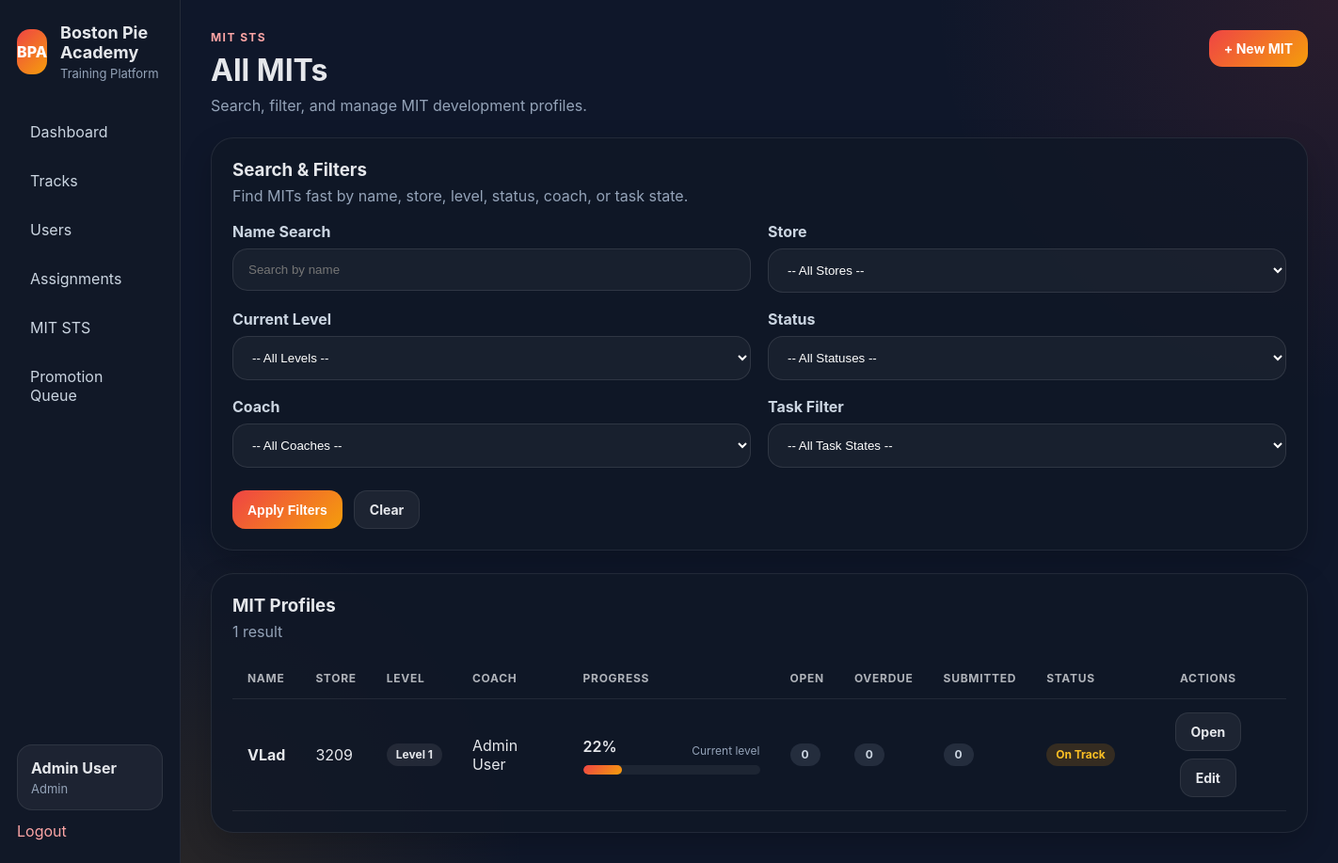
The page /mit-sts/mits (signed in) on the database its author committed.
### app/models.py (models this page shows, shortened)
class User(UserMixin, db.Model):
    __tablename__ = "users"
    id = db.Column(db.Integer, primary_key=True)
    name = db.Column(db.String(120), nullable=False)
    username = db.Column(db.String(80), unique=True, nullable=False)
    password_hash = db.Column(db.String(255), nullable=False)
    role = db.Column(db.String(50), nullable=False, default="tm")
    store_number = db.Column(db.String(20), nullable=True)
    is_active_user = db.Column(db.Boolean, default=True)
    created_at = db.Column(db.DateTime, default=datetime.utcnow)
    progress_records = db.relationship(
        "LessonProgress",
        backref="user",
        cascade="all, delete-orphan",
        lazy=True
    )
    assignments = db.relationship(
        "TrackAssignment",
        foreign_keys="TrackAssignment.user_id",
        backref="user",
        cascade="all, delete-orphan",
        lazy=True
    )
    assigned_tracks_created = db.relationship(
        "TrackAssignment",
        foreign_keys="TrackAssignment.assigned_by_user_id",
        backref="assigned_by_user",
        lazy=True
    )
    quiz_attempts = db.relationship(
        "QuizAttempt",
        backref="user",
        cascade="all, delete-orphan",
        lazy=True
    )
    mit_profiles = db.relationship(
        "MITProfile",
        foreign_keys="MITProfile.user_id",
        backref="mit_user",
        lazy=True
    )
    coached_mits = db.relationship(
        "MITProfile",
        foreign_keys="MITProfile.coach_user_id",
        backref="coach_user",
        lazy=True
    )
    verified_mit_items = db.relationship(
        "MITLevelProgress",
        foreign_keys="MITLevelProgress.verified_by_user_id",
        backref="verified_by_user",
        lazy=True
    )
    mit_reviews_written = db.relationship(
        "MITReview",
        foreign_keys="MITReview.reviewer_user_id",
        backref="reviewer_user",
        lazy=True
    )
    mit_promotions_approved = db.relationship(
        "MITPromotion",
        foreign_keys="MITPromotion.approved_by_user_id",
        backref="approved_by_user",
        lazy=True
    )
    mit_action_items_owned = db.relationship(
        "MITActionPlanItem",
        foreign_keys="MITActionPlanItem.owner_user_id",
        backref="owner_user",
        lazy=True
    )
    mit_tasks_assigned = db.relationship(
        "MITTask",
        foreign_keys="MITTask.assigned_by_user_id",
        backref="assigned_by_user",
        lazy=True
    )
    @property
    def is_active(self):
        return self.is_active_user

class MITProfile(db.Model):
    __tablename__ = "mit_profiles"
    id = db.Column(db.Integer, primary_key=True)
    user_id = db.Column(db.Integer, db.ForeignKey("users.id"), nullable=False)
    store_number = db.Column(db.String(20), nullable=True)
    coach_user_id = db.Column(db.Integer, db.ForeignKey("users.id"), nullable=True)
    current_level = db.Column(db.Integer, nullable=False, default=1)
    target_level = db.Column(db.String(20), nullable=False, default="2")
    start_date = db.Column(db.Date, nullable=True)
    sts_status = db.Column(db.String(20), nullable=False, default="on_track")
    last_review_date = db.Column(db.Date, nullable=True)
    next_review_date = db.Column(db.Date, nullable=True)
    notes = db.Column(db.Text, nullable=True)
    created_at = db.Column(db.DateTime, default=datetime.utcnow)
    updated_at = db.Column(db.DateTime, default=datetime.utcnow, onupdate=datetime.utcnow)
    progress_items = db.relationship(
        "MITLevelProgress",
        backref="mit_profile",
        cascade="all, delete-orphan",
        lazy=True
    )
    reviews = db.relationship(
        "MITReview",
        backref="mit_profile",
        cascade="all, delete-orphan",
        lazy=True,
        order_by="MITReview.review_date.desc()"
    )
    action_plans = db.relationship(
        "MITActionPlan",
        backref="mit_profile",
        cascade="all, delete-orphan",
        lazy=True
    )
    promotions = db.relationship(
        "MITPromotion",
        backref="mit_profile",
        cascade="all, delete-orphan",
        lazy=True,
        order_by="MITPromotion.effective_date.desc()"
    )
    tasks = db.relationship(
        "MITTask",
        backref="mit_profile",
        cascade="all, delete-orphan",
        lazy=True,
        order_by="MITTask.created_at.desc()"
    )

### app/mit_sts/routes.py (the view)
@mit_sts_bp.route("/mits")
@login_required
def list_mits():
    if not is_leadership():
        return redirect(url_for("mit_sts.my_mit"))
    q = request.args.get("q", "").strip()
    store = request.args.get("store", "").strip()
    level = request.args.get("level", "").strip()
    status = request.args.get("status", "").strip()
    coach = request.args.get("coach", "").strip()
    task_filter = request.args.get("task_filter", "").strip()
    query = MITProfile.query.join(User, MITProfile.user_id == User.id)
    if q:
        query = query.filter(User.name.ilike(f"%{q}%"))
    if store:
        query = query.filter(MITProfile.store_number == store)
    if level:
        try:
            query = query.filter(MITProfile.current_level == int(level))
        except ValueError:
            pass
    if status:
        query = query.filter(MITProfile.sts_status == status)
    if coach:
        try:
            query = query.filter(MITProfile.coach_user_id == int(coach))
        except ValueError:
            pass
    mits = query.order_by(User.name.asc()).all()
    filtered_mits = []
    task_counts_map = {}
    for mit in mits:
        refresh_mit_status(mit)
        counts = get_mit_task_counts(mit.id)
        task_counts_map[mit.id] = counts
        include = True
        if task_filter == "open" and counts["open"] == 0:
            include = False
        elif task_filter == "overdue" and counts["overdue"] == 0:
            include = False
        elif task_filter == "submitted" and counts["submitted"] == 0:
            include = False
        if include:
            filtered_mits.append(mit)
    db.session.commit()
    mits = filtered_mits
    stores = [
        row[0]
        for row in db.session.query(MITProfile.store_number)
        .filter(MITProfile.store_number.isnot(None), MITProfile.store_number != "")
        .distinct()
        .order_by(MITProfile.store_number.asc())
        .all()
    ]
    coaches = User.query.filter(
        User.role.in_(["coach", "admin", "training_director"])
    ).order_by(User.name.asc()).all()
    progress_map = {
        mit.id: calculate_level_progress(mit.id, mit.current_level)
        for mit in mits
    }
    return render_template(
        "mit_sts/mit_list.html",
        mits=mits,
        progress_map=progress_map,
        task_counts_map=task_counts_map,
        stores=stores,
        coaches=coaches,
        q=q,
        selected_store=store,
        selected_level=level,
        selected_status=status,
        selected_coach=coach,
        selected_task_filter=task_filter,
        user=current_user,
    )

### app/templates/mit_sts/mit_list.html (shortened to what this page needs)
{% extends "base.html" %}
{% block content %}
<div class="page-header">
    <div>
        <p class="eyebrow">MIT STS</p>
        <h2>All MITs</h2>
        <p class="subtle">Search, filter, and manage MIT development profiles.</p>
    </div>
    <a class="btn btn-primary" href="{{ url_for('mit_sts.new_mit') }}">+ New MIT</a>
</div>
<div class="card" style="margin-bottom: 24px;">
    <div class="card-header">
        <h3>Search & Filters</h3>
        <p>Find MITs fast by name, store, level, status, coach, or task state.</p>
    </div>
    <form method="GET" action="{{ url_for('mit_sts.list_mits') }}" class="form-grid">
        <div class="form-group">
            <label>Name Search</label>
            <input type="text" name="q" value="{{ q or '' }}" placeholder="Search by name">
        </div>
        <div class="form-group">
            <label>Store</label>
            <select name="store">
                <option value="">-- All Stores --</option>
            </select>
        </div>
        <div class="form-group">
            <label>Current Level</label>
            <select name="level">
                <option value="">-- All Levels --</option>
            </select>
        </div>
        <div class="form-group">
            <label>Status</label>
            <select name="status">
                <option value="">-- All Statuses --</option>
            </select>
        </div>
        <div class="form-group">
            <label>Coach</label>
            <select name="coach">
                <option value="">-- All Coaches --</option>
            </select>
        </div>
        <div class="form-group">
            <label>Task Filter</label>
            <select name="task_filter">
                <option value="">-- All Task States --</option>
            </select>
        </div>
        <div class="form-actions form-group-full">
            <button type="submit" class="btn btn-primary">Apply Filters</button>
            <a href="{{ url_for('mit_sts.list_mits') }}" class="btn btn-secondary">Clear</a>
        </div>
    </form>
</div>
<div class="card">
    <div class="card-header">
        <h3>MIT Profiles</h3>
        <p>{{ mits|length }} result{{ '' if mits|length == 1 else 's' }}</p>
    </div>
    {% if mits %}
    <div style="overflow-x: auto;">
        <table class="data-table">
            <thead>
                <tr>
                    <th>Name</th>
                    <th>Store</th>
                    <th>Level</th>
                    <th>Coach</th>
                    <th>Progress</th>
                    <th>Open</th>
                    <th>Overdue</th>
                    <th>Submitted</th>
                    <th>Status</th>
                    <th style="text-align: center;">Actions</th>
                </tr>
            </thead>
            <tbody>
                {% for mit in mits %}
                {% set progress = progress_map.get(mit.id, 0) %}
                {% set counts = task_counts_map.get(mit.id, {'open': 0, 'overdue': 0, 'submitted': 0}) %}
                <tr>
                    <td>
                        <div style="font-weight: 700;">{{ mit.mit_user.name }}</div>
                    </td>
                    <td>{{ mit.store_number or 'Not set' }}</td>
                    <td>
                        <span class="pill pill-neutral">Level {{ mit.current_level }}</span>
                    </td>
                    <td>{{ mit.coach_user.name if mit.coach_user else 'Unassigned' }}</td>
                    <td style="min-width: 220px;">
                        <div style="display: flex; justify-content: space-between; align-items: center; margin-bottom: 8px;">
                            <span style="font-weight: 600;">{{ progress }}%</span>
                            <span class="subtle" style="font-size: 12px;">Current level</span>
                        </div>
                        <div class="progress-bar" style="margin: 0;">
                            <div class="progress-fill" style="width: {{ progress }}%;"></div>
                        </div>
                    </td>
                    <td>
                        {% if counts.open > 0 %}
                        <span class="pill pill-warning">{{ counts.open }}</span>
                        {% else %}
                        <span class="pill pill-muted">0</span>
                        {% endif %}
                    </td>
                    <td>
                        {% if counts.overdue > 0 %}
                        <span class="pill pill-danger">{{ counts.overdue }}</span>
                        {% else %}
                        <span class="pill pill-muted">0</span>
                        {% endif %}
                    </td>
                    <td>
                        {% if counts.submitted > 0 %}
                        <span class="pill pill-info">{{ counts.submitted }}</span>
                        {% else %}
                        <span class="pill pill-muted">0</span>
                        {% endif %}
                    </td>
                    <td>
                        {% if mit.sts_status == "ready" %}
                        <span class="pill pill-success">Ready</span>
                        {% elif mit.sts_status == "blocked" %}
                        <span class="pill pill-danger">Blocked</span>
                        {% elif mit.sts_status == "promoted" %}
                        <span class="pill pill-info">Promoted</span>
                        {% elif mit.sts_status == "inactive" %}
                        <span class="pill pill-muted">Inactive</span>
                        {% else %}
                        <span class="pill pill-warning">{{ mit.sts_status|replace('_', ' ')|title }}</span>
                        {% endif %}
                    </td>
                    <td style="text-align: center;">
                        <div style="display: flex; gap: 8px; justify-content: center; flex-wrap: wrap;">
                            <a class="btn btn-secondary" href="{{ url_for('mit_sts.view_mit', mit_id=mit.id) }}">Open</a>
                            <a class="btn btn-secondary" href="{{ url_for('mit_sts.edit_mit', mit_id=mit.id) }}">Edit</a>
                        </div>
                    </td>
                </tr>
                {% endfor %}
            </tbody>
        </table>
    </div>
    {% else %}
    <div class="empty-state">
        <h3>No MIT profiles found</h3>
        <p>Try adjusting the filters or create a new MIT profile.</p>
    </div>
    {% endif %}
</div>
{% endblock %}

### app/templates/base.html (shortened to what this page needs)
<!DOCTYPE html>
<html lang="en">
<head>
    <link rel="stylesheet" href="{{ url_for('static', filename='css/style.css') }}">
</head>
<body>
    <div class="app-shell">
        <aside class="sidebar">
            <div>
                <div class="brand">
                    <div class="brand-mark">BPA</div>
                    <div>
                        <h1>Boston Pie Academy</h1>
                        <p>Training Platform</p>
                    </div>
                </div>
                {% if current_user.is_authenticated %}
                <nav class="nav">
                    {% if current_user.role == 'tm' %}
                    <a href="{{ url_for('academy.my_training') }}">My Training</a>
                    {% elif current_user.role == 'mit' %}
                    <a href="{{ url_for('mit_sts.my_mit') }}">My MIT STS</a>
                    {% elif current_user.role == 'coach' %}
                    <a href="{{ url_for('academy.dashboard') }}">Dashboard</a>
                    <a href="{{ url_for('academy.manage_users') }}">Users</a>
                    <a href="{{ url_for('mit_sts.dashboard') }}">MIT STS</a>
                    <a href="{{ url_for('mit_sts.promotion_queue') }}">Promotion Queue</a>
                    {% else %}
                    <a href="{{ url_for('academy.dashboard') }}">Dashboard</a>
                    <a href="{{ url_for('academy.tracks_library') }}">Tracks</a>
                    <a href="{{ url_for('academy.manage_users') }}">Users</a>
                    <a href="{{ url_for('academy.manage_assignments') }}">Assignments</a>
                    <a href="{{ url_for('mit_sts.dashboard') }}">MIT STS</a>
                    <a href="{{ url_for('mit_sts.promotion_queue') }}">Promotion Queue</a>
                    {% endif %}
                </nav>
                {% endif %}
            </div>
            {% if current_user.is_authenticated %}
            <div class="sidebar-footer">
                <div class="user-chip">
                    <strong>{{ current_user.name }}</strong>
                    <span>{{ current_user.role.replace('_', ' ').title() }}</span>
                </div>
                <a class="logout-link" href="{{ url_for('auth.logout') }}">Logout</a>
            </div>
            {% endif %}
        </aside>
        <main class="main-content">
            {% block content %}{% endblock %}
        </main>
    </div>
</body>
</html>

### rows shown on the page
User: name "Admin User", role.replace "Admin"
MITProfile: mit_user.name "VLad", store_number "3209", current_level "1", coach_user "Admin User", progress "22", sts_status "On Track"

### other values the page prints
{{ mits|length }} "1"
